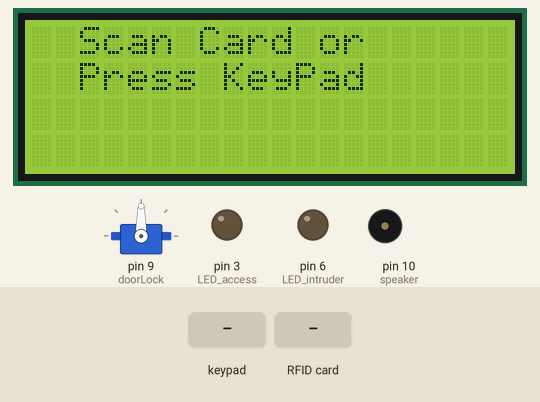
The sketch below on a simulated Arduino Mega 2560, built with avr-gcc and run on an emulated ATmega2560. On the bench: 20×4 character LCD, servo, output pins drawn as LEDs (lit = HIGH), buzzer (waves = sounding). The inputs (shaded band) are chosen by the test bench. Pins used as bus, display or sensor lines are not drawn.

Above: at 1.3 s.
1.4 s: keypad keys 1 3 1 4 pressed 0.4 s apart
At 3.75 s:
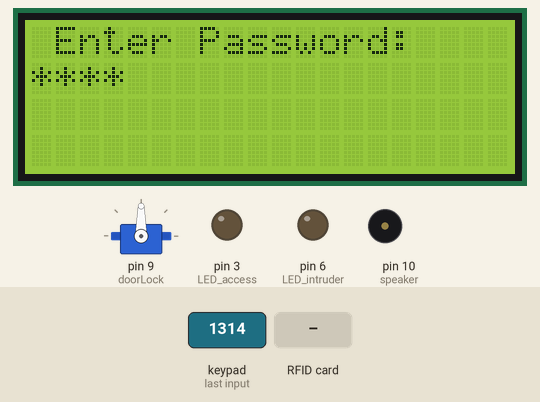
4.5 s: key '2' pressed
7.5 s: RFID card 5E 7A 19 C4 held to the reader
At 10.2 s:
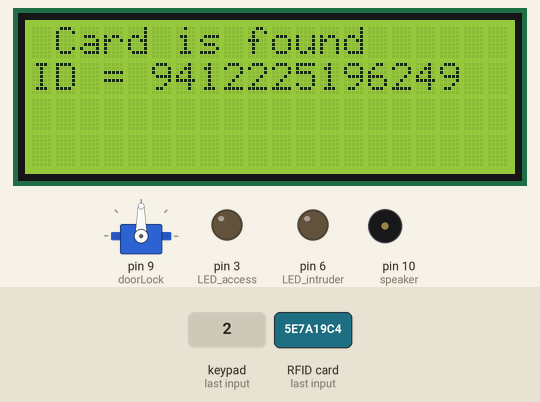
19.5 s: keypad keys 1 3 1 4 # pressed 0.4 s apart
24.2 s: RFID card 5E 7A 19 C4 held to the reader
At 25.5 s:
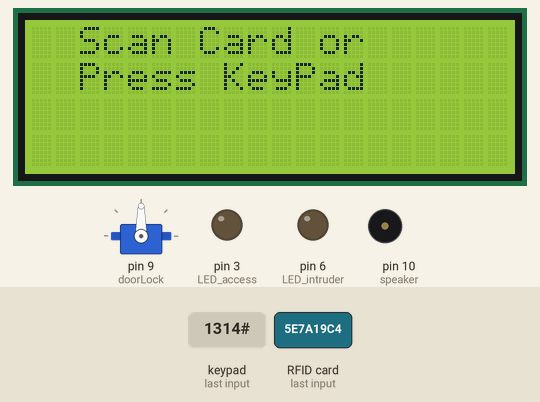
Timing chart, 0 to 27.2 s (numbered marks = the images above; inputs shaded):
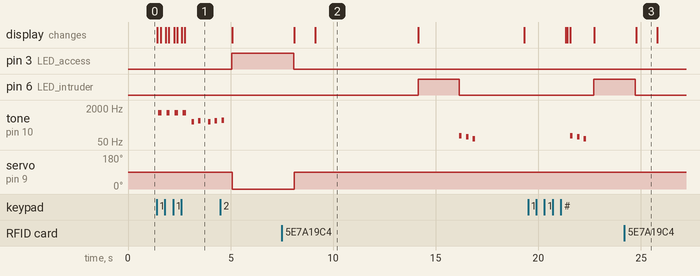

The sketch:

Final_Year_Project_LCD.ino
```cpp
/*
#####################################################################################
#   File:               Final_Year_Project_LCD
#   Micro controller:   Arduino Mega 2560
#   Language:           Wiring / C /Processing /Fritzing / Arduino IDE
#
#   Objectives:         Arduino RFID - Security System and Access Control
#
# Operation:            Using the RFID RC522 reader, we can do the personal access control
#                       to an specific environment.
#                       To do this we need to check the card or tag ID
#                       If a valid ID is found it is possible to lit a LED, play a soundand drive a servo-motor
#                       to open the door or gate - if an invalid ID is found, it is possible to do the access rejection
#                       flashing a red LED and playing an alert sound and locking the door.
#                       A LCD (20 columm x 4 rows shos us the system messages
#
#
#   Author:              Chee Aik Lim
#   Date:                26/02/16
#   Place:               Leicester, United Kingdom
#
#####################################################################################
*/

// libraries
#include <SPI.h>
#include <RFID.h>
#include "pitches.h"
#include <Wire.h>
#include <LiquidCrystal_I2C.h>
#include <Servo.h>
#include <Keypad.h>

// RFID definition
RFID rfid(53,5);

int serNum[5];
int data[5];
int cardRead; // card read 0 = no playTune & 1 = playTune

// Melodies definition: access, welcome and rejection
int access_melody[] = {NOTE_G4,0, NOTE_A4,0, NOTE_B4,0, NOTE_A4,0, NOTE_B4,0, NOTE_C5,0};
int access_noteDurations[] = {8,8,8,8,8,4,8,8,8,8,8,4};
int denied_melody[] = {NOTE_G2,0, NOTE_F2,0, NOTE_D2,0};
int denied_noteDurations[] = {8,8,8,8,8,4};

// 5 data int bytes from cards and tag
int nick[5] = {251,176,30,43,126};
int newuser1[5] = {211,223,163,0,175};
// Add allowed card IDs here

//pins for LED and buzzer
int LED_access = 3;
int LED_intruder = 6;
int speaker = 10;

Servo doorLock;

//set our password
char* ourPassword = "1314";
int currentPosition = 0;

// LCD address and type declaration
LiquidCrystal_I2C lcd(0x27,20,4);

//define the keypad
const byte ROWS = 4; //four rows
const byte COLS = 4; //three columns

char keys[ROWS][COLS] = {
   {'1','2','3','A'},
   {'4','5','6','B'},
   {'7','8','9','C'},
   {'*','0','#','D'}
};

byte rowPins[ROWS] = {30, 31, 32, 33}; //connect to the row pinouts of the keypad
byte colPins[COLS] = {34, 35, 36, 37}; //connect to the column pinouts of the keypad

Keypad keypad = Keypad( makeKeymap(keys), rowPins, colPins, ROWS, COLS );

void setup()
{
  Serial.begin(9600); // Serial communication initialization
  lcd.init();
  lcd.backlight();
  lcd.clear();
  SPI.begin();  // SPI communication initialization
  rfid.init();   // RFID module initialization
  displayLCDInitial();
  doorLock.attach(9);
  pinMode(LED_access, OUTPUT);
  pinMode(LED_intruder, OUTPUT);
  pinMode(speaker, OUTPUT);
}

void loop()
{
  int i;

  char key = keypad.getKey();

  if(int(key) != 0)
  {
    lcd.clear();
    lcd.setCursor(0,0);
    displayCodeEntryScreen();
    lcd.setCursor(0,1);
    playTune(300,600);

    for(i=0; i<=currentPosition; ++i)
    {
      lcd.print("*");
    }

    if(key == ourPassword[currentPosition])
    {
      ++currentPosition;
      if(currentPosition == 4)
      {
        currentPosition = 0;
        cardRead = 1;
        playTone(cardRead);
        unlockDoor();

      }
     } else {
       cardRead = 0;
       playTone(cardRead);
       invalidCode();
       currentPosition = 0;
    }
  }

  // NAME_card and KEY_card
  boolean nick_card = true; // that is my card
  boolean newuser1_card = true;
  //put another users here

  if(rfid.isCard()) // valid card found
  {

    if(rfid.readCardSerial()) // reads the card
    {
      delay(1000);
      data[0] = rfid.serNum[0]; // stores the serial number
      data[1] = rfid.serNum[1];
      data[2] = rfid.serNum[2];
      data[3] = rfid.serNum[3];
      data[4] = rfid.serNum[4];
    }
    rfid.halt();
    cardRead = 0;
    displayID_LCD();
    for(int i=0; i<5; i++)
    {
      if(data[i] != nick[i]) nick_card = false; // if it is not a valid card, put false to this user
      if (data[i] != newuser1[i]) newuser1_card = false;
      // Here you can check the another allowed users, just put lines like above with the user name
    }

    if (nick_card) { // if a valid card was found
       cardRead = 1;
       displayAccess("Nick");
       playTone(cardRead);

    }
    else if(newuser1_card){
       cardRead = 1;
       displayAccess("Lily");
       playTone(cardRead);
    }
    //another cards analysis, put many blocks like this
    // as many users you have
    else { //if a card is not recognized
         digitalWrite(LED_intruder,HIGH);
         displayDenied();
         delay(2000);
         digitalWrite(LED_intruder, LOW);
         playTone(cardRead);
         delay(2000);
         displayLCDInitial();
    }

    if (nick_card || newuser1_card) // add another user using an logical or condition ||
    {

        digitalWrite(LED_access,HIGH); // turn on the green LED
        doorLock.write(0);
        delay(6000); // wait 5 senconds
        digitalWrite(LED_access, LOW); // turn off green LED
        doorLock.write(90);

    }
    delay(2000);
    rfid.halt();
    lcd.clear();
    displayLCDInitial();
  }

}
//==== Play Tone for acess granted or denied tune =========
void playTone(int Scan) {

  if (Scan == 1) // A valid card
  {
    for (int i = 0; i < 12; i++)    //loop through the notes
        { // Good card read
          int access_noteDuration = 1000 / access_noteDurations[i];
          tone(speaker, access_melody[i], access_noteDuration);
          int access_pauseBetweenNotes = access_noteDuration * 1.30;
          delay(access_pauseBetweenNotes);
          noTone(speaker);
       }
  }
    else // An invalid card
       for (int i = 0; i < 6; i++)    //loop through the notes
       {
          int denied_noteDuration = 1000 / denied_noteDurations[i];
          tone(speaker, denied_melody[i], denied_noteDuration);
          int denied_pauseBetweenNotes = denied_noteDuration * 1.30;
          delay(denied_pauseBetweenNotes);
          noTone(speaker);
       }
  }

void playTune(long duration, int freq) //playTune when keypad press
{
  duration *=1000;
  int period = (1.0 / freq) * 1000000;
  long elapsed_time = 0;
  while(elapsed_time < duration)
  {
    digitalWrite(speaker, HIGH);
    delayMicroseconds(period / 2);
    digitalWrite(speaker, LOW);
    elapsed_time += (period);
  }
}

//==== Display LCD messages for the users for KeyPad ========
void displayCodeEntryScreen()
{
    lcd.backlight();
    lcd.setCursor(1,0);
    lcd.print("Enter Password:");
}

void unlockDoor()
{
  digitalWrite(LED_access, HIGH);
  lcd.clear();
  lcd.backlight();
  lcd.setCursor(0,0);
  lcd.print("Access Granted");
  lcd.setCursor(0,1);
  lcd.print("Welcome");

  //add any code to unclock the door here
  doorLock.write(0);
  delay(3000);
  doorLock.write(90);
  digitalWrite(LED_access, LOW);
  lcd.clear();
  displayLCDInitial();
}

void invalidCode()
{
  int i = 0;

  digitalWrite(LED_intruder, HIGH);
  lcd.clear();
  lcd.backlight();
  lcd.setCursor(0,0);
  lcd.print("Access Denied");
  lcd.setCursor(0,1);
  lcd.print("Wrong Password");

  delay(2000);
  digitalWrite(LED_intruder, LOW);
  lcd.clear();
  displayLCDInitial();

}

//==== Display LCD messages for the users for RFID ========
void displayLCDInitial()
{
  lcd.backlight();
  lcd.setCursor(2,0);
  lcd.print("Scan Card or");
  lcd.setCursor(2,1);
  lcd.print("Press KeyPad");

}

void displayAccess(String user)
{
    lcd.backlight();
    lcd.setCursor(0,0);
    lcd.print("  Welcome ");
    lcd.print(user);
    lcd.setCursor(2,1);
    lcd.print(" Door Unlock ");
}

void displayDenied()
{
    lcd.backlight();
    lcd.setCursor(2,0);
    lcd.print("Access Denied");
    lcd.setCursor(0,1);

}

void displayID_LCD()
{
    lcd.backlight();
    lcd.setCursor(1,0);
    lcd.print("Card is found");
    lcd.setCursor(0,1);
    lcd.print("ID = ");
    if(rfid.serNum[0] < 16){
      lcd.print("0");
    }
    lcd.print(rfid.serNum[0],DEC);

    if(rfid.serNum[1] < 16){
       lcd.print("0");
    }
    lcd.print(rfid.serNum[1],DEC);

    if(rfid.serNum[2] < 16){
      lcd.print("0");
    }
    lcd.print(rfid.serNum[2],DEC);

    if(rfid.serNum[3] < 16){
      lcd.print("0");
    }
    lcd.print(rfid.serNum[3],DEC);

    if(rfid.serNum[4] < 16){
      lcd.print("0");
    }
    lcd.print(rfid.serNum[4],DEC);

    delay(5000); // shows the ID for about 1000ms
    lcd.clear();
    lcd.noBacklight();

}
```

pitches.h
```cpp
/*************************************************
 * Public Constants
 *************************************************/

#define NOTE_B0  31
#define NOTE_C1  33
#define NOTE_CS1 35
#define NOTE_D1  37
#define NOTE_DS1 39
#define NOTE_E1  41
#define NOTE_F1  44
#define NOTE_FS1 46
#define NOTE_G1  49
#define NOTE_GS1 52
#define NOTE_A1  55
#define NOTE_AS1 58
#define NOTE_B1  62
#define NOTE_C2  65
#define NOTE_CS2 69
#define NOTE_D2  73
#define NOTE_DS2 78
#define NOTE_E2  82
#define NOTE_F2  87
#define NOTE_FS2 93
#define NOTE_G2  98
#define NOTE_GS2 104
#define NOTE_A2  110
#define NOTE_AS2 117
#define NOTE_B2  123
#define NOTE_C3  131
#define NOTE_CS3 139
#define NOTE_D3  147
#define NOTE_DS3 156
#define NOTE_E3  165
#define NOTE_F3  175
#define NOTE_FS3 185
#define NOTE_G3  196
#define NOTE_GS3 208
#define NOTE_A3  220
#define NOTE_AS3 233
#define NOTE_B3  247
#define NOTE_C4  262
#define NOTE_CS4 277
#define NOTE_D4  294
#define NOTE_DS4 311
#define NOTE_E4  330
#define NOTE_F4  349
#define NOTE_FS4 370
#define NOTE_G4  392
#define NOTE_GS4 415
#define NOTE_A4  440
#define NOTE_AS4 466
#define NOTE_B4  494
#define NOTE_C5  523
#define NOTE_CS5 554
#define NOTE_D5  587
#define NOTE_DS5 622
#define NOTE_E5  659
#define NOTE_F5  698
#define NOTE_FS5 740
#define NOTE_G5  784
#define NOTE_GS5 831
#define NOTE_A5  880
#define NOTE_AS5 932
#define NOTE_B5  988
#define NOTE_C6  1047
#define NOTE_CS6 1109
#define NOTE_D6  1175
#define NOTE_DS6 1245
#define NOTE_E6  1319
#define NOTE_F6  1397
#define NOTE_FS6 1480
#define NOTE_G6  1568
#define NOTE_GS6 1661
#define NOTE_A6  1760
#define NOTE_AS6 1865
#define NOTE_B6  1976
#define NOTE_C7  2093
#define NOTE_CS7 2217
#define NOTE_D7  2349
#define NOTE_DS7 2489
#define NOTE_E7  2637
#define NOTE_F7  2794
#define NOTE_FS7 2960
#define NOTE_G7  3136
#define NOTE_GS7 3322
#define NOTE_A7  3520
#define NOTE_AS7 3729
#define NOTE_B7  3951
#define NOTE_C8  4186
#define NOTE_CS8 4435
#define NOTE_D8  4699
#define NOTE_DS8 4978
```

Measured:
- after the input at 1.4 s, tone on pin 10 (speaker): plays 1187 Hz for 0.16 s, 1187 Hz for 0.16 s, 1187 Hz for 0.16 s, 1187 Hz for 0.16 s, 440 Hz for 0.13 s, 494 Hz for 0.13 s … (8 notes in this stretch), starting after 0.08 s; the display: first changes at once (image 1 shows a later state)
- after the input at 24.2 s, pin 3 (LED_access): stays LOW (without the input it goes to HIGH after 3.8 s); tone on pin 10 (speaker): stops changing and stays silent; servo on pin 9 (doorLock): stays 90° (without the input it goes to 0° after 3.9 s)
- what the display in image 2 shows lasts 5.1 s, from 9.1 s to 14.2 s
- what the display in image 3 shows lasts 1.0 s, from 24.8 s to 25.8 s
